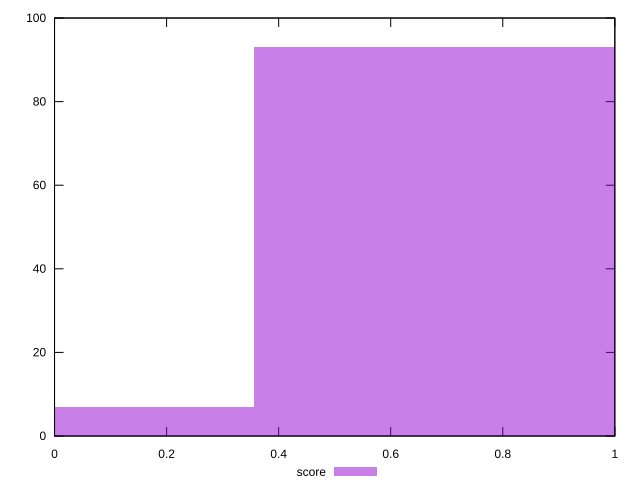

Reproduce this figure in gnuplot.
reset

$score <<EOF
0.7118581588695695 93
0 7
EOF

set key outside below
set boxwidth 0.7118581588695695
set xrange [0:1]
set yrange [0:100]
set trange [0:100]
set style fill transparent solid 0.5 noborder
set terminal svg size 640, 490 enhanced background rgb 'white'
set output "reprap/uses-rel-preload/samples/pages+cached+noexternal+nomedia/score/histogram.svg"

plot $score title "score" with boxes

reset
